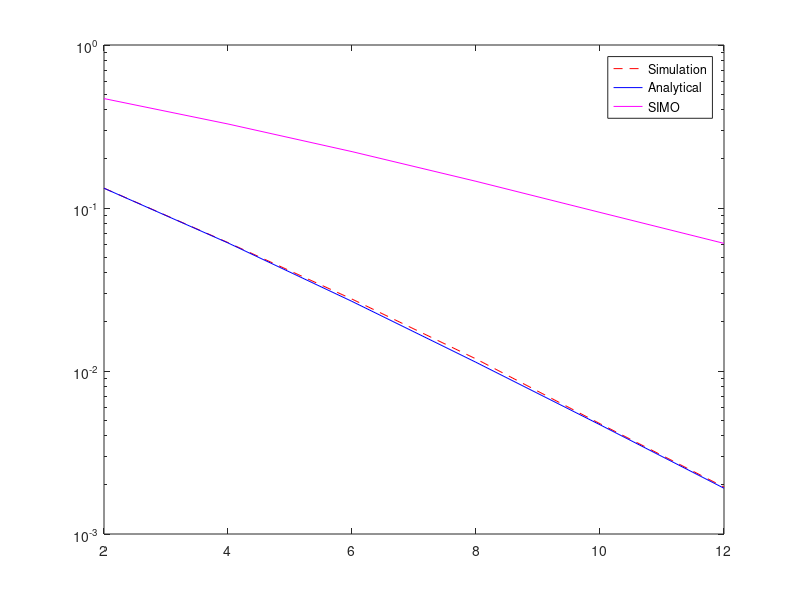

MATLAB code for this plot:
clc;clear all;close all;
%MISO
N = 10^5;
nt = 2; snrth = 1;
s =  zeros(1,N); snrdb = 2:2:12;
p_sim  = zeros(1,length(snrdb));
p1_ana = zeros(1,length(snrdb));
h1 = 1/sqrt(2)*(randn(1,N)+1i*randn(1,N));
h2 = 1/sqrt(2)*(randn(1,N)+1i*randn(1,N));
for jj = 1:length(snrdb)
    count = 0;
    snr = 10.^(snrdb(jj)/10);
    for i = 1:N
        s(i) = (abs(h1(i)).^2+abs(h2(i)).^2).*snr;
        if(s(i)<snrth)
            count = count+1;
        end    
    end
    p_sim(jj)  = count/N;
p1_ana(jj) = 1 - exp(-snrth/snr).*(snrth./snr+1);
end

figure (1);
semilogy(snrdb, p_sim,'r--');
hold on;
semilogy(snrdb,p1_ana,'b');
hold on;

%% SIMO

%MISO
N = 10^5;
nr = 2; snrth = 1;
s =  zeros(1,N); snrdb = 2:2:12;
p_sim  = zeros(1,length(snrdb));
p1_ana = zeros(1,length(snrdb));
h1 = 1/sqrt(2)*(randn(1,N)+1i*randn(1,N));

for jj = 1:length(snrdb)
    count = 0;
    snr = 10.^(snrdb(jj)/10);
    for i = 1:N
        s(i) = (abs(h1(i)).^2).*snr;
        if(s(i)<snrth)
            count = count+1;
        end    
    end
    p_sim2(jj)  = count/N;
%p1_ana(jj) = 1 - exp(-snrth/snr).*(snrth./snr+1);
end
hold on
semilogy(snrdb, p_sim2,'m');
legend('Simulation','Analytical','SIMO')
